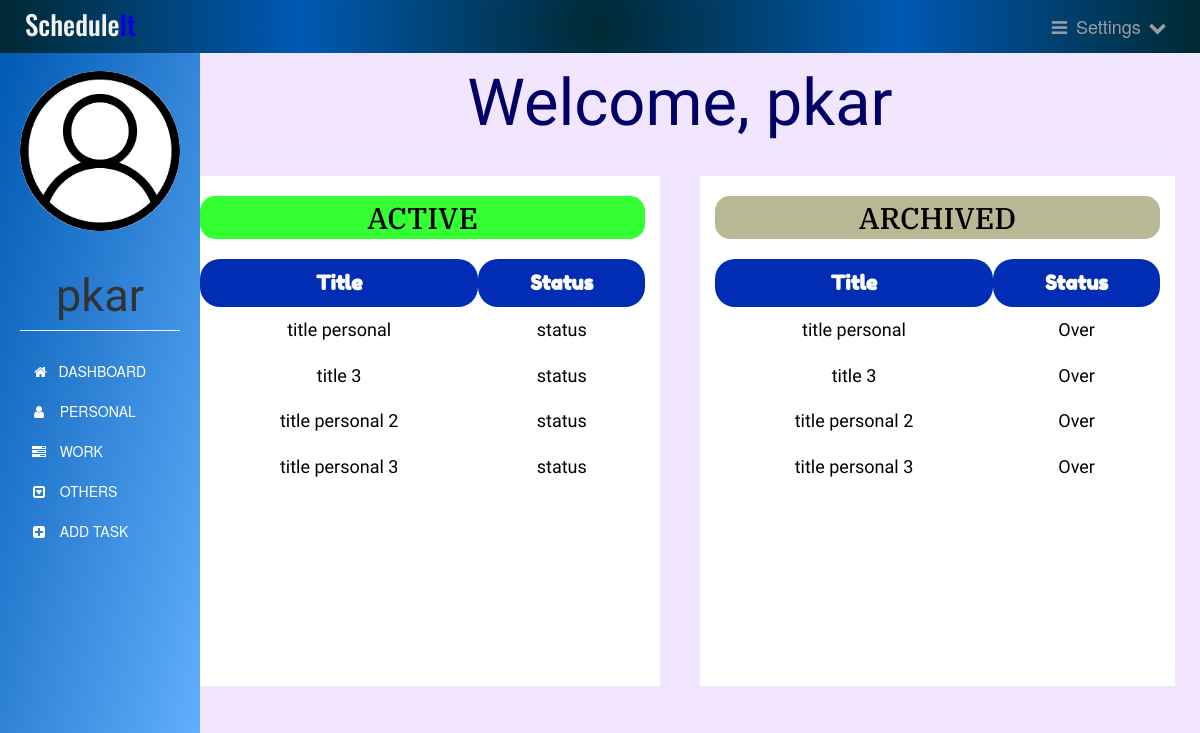
/dashboard (signed in), run on an earlier commit of the app's database.
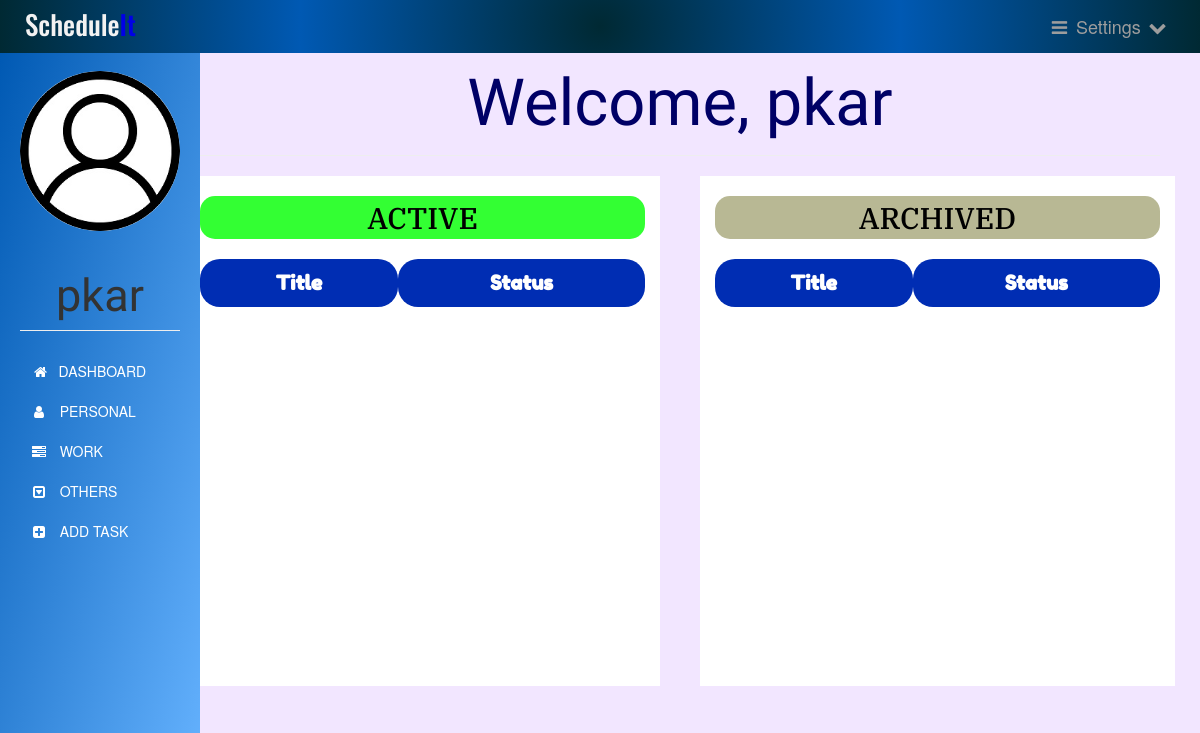
And on a later commit of the database.
### app.py (models this page shows)
class Task(db.Model):
    id = db.Column(db.Integer, primary_key=True)
    title = db.Column(db.Text, nullable=False)
    date = db.Column(db.DateTime, nullable=False)
    content = db.Column(db.Text, nullable=False)
    WorkType = db.Column(db.Text, nullable=False)
    priority = db.Column(db.Text)
    user_id = db.Column(db.Integer, db.ForeignKey('user.id'), nullable=False)

### app.py (the view)
@app.route('/dashboard')
@login_required
def dashboard():
    tasks = Task.query.filter_by(user_id=current_user.id)
    return render_template('dashboard.html', tasks= tasks, name=current_user.username)

### app.py (called while the page is built)
@login_manager.user_loader
def load_user(user_id):
    return User.query.get(int(user_id))

### templates/dashboard.html (shortened to what this page needs)
{% extends "bootstrap/base.html" %}
{% block styles %}
{{super()}}
<link rel="stylesheet" href="{{url_for('.static', filename='dashboard.css')}}">
<link rel="stylesheet" href="https://maxcdn.bootstrapcdn.com/font-awesome/4.7.0/css/font-awesome.min.css">
{% endblock %}
{% block content %}
    <nav class="navbar navbar-inverse navbar-fixed-top">
      <div class="container-fluid">
        <div class="navbar-header">
          <center><h3><span>Schedule</span>It</h3></center>
        </div>
        <div class="navbar-collapse collapse">
          <ul class="nav navbar-nav">
            <li>
              <a  href="#">
                <i class="fa fa-bars fa-fw" aria-hidden="true"></i>
                Settings
                <i class="fa fa-chevron-down fa-fw" aria-hidden="true"></i>
              </a>
            </li>
          </div>
      </div>
    </nav>
    <div class="container-fluid">
      <div class="row">
        <nav class=" sidebar">
          <div class="image img-cir img-120">
            <center>
              <img src="{{url_for('static', filename='user-icon.jpg')}}" width="250" height="200" class="img-responsive"/>
            </center>
            <center>
              <h1 class="page-header">{{ name }}</h1>
            </center>
          </div>
          <div>
            <div class="nav nav-sidebar">
              <ul class="nav nav-sidebar">
                <li class="active has-sub">
                  <a class="list-group-item" href="#">
                    &nbsp;<i class="fa fa-home" aria-hidden="true"></i>&nbsp;&nbsp; DASHBOARD
                  </a>
                </li>
                <li>
                  <a class="list-group-item" href="{{ url_for('personaltask') }}">
                    <i class="fa fa-user fa-fw" aria-hidden="true"></i>&nbsp;&nbsp; PERSONAL
                  </a>
                </li>
                <li>
                  <a class="list-group-item" href="{{ url_for('worktask') }}">
                    <i class="fa fa-tasks fa-fw" aria-hidden="true"></i>&nbsp;&nbsp; WORK
                  </a>
                </li>
                <li>
                  <a class="list-group-item" href="{{ url_for('othertask') }}">
                    <i class="fa fa-caret-square-o-down fa-fw" aria-hidden="true"></i>&nbsp;&nbsp; OTHERS
                  </a>
                </li>
                <li>
                  <a class="list-group-item" href="{{ url_for('addtask') }}">
                    <i class="fa fa-plus-square fa-fw" aria-hidden="true"></i>&nbsp;&nbsp; ADD TASK
                  </a>
                </li>
              </ul>
            </div>
          </div>
        </nav>
        <div class="col-sm-9 col-sm-offset-3 col-md-10 col-md-offset-2 main">
          <center><h1 class="page-header">Welcome, {{ name }}</h1></center>
          <div class="row">
          <div class="col-md-5 col-md-offset-0 content-active">
            <h2>ACTIVE</h2>
            <table>
              <thead>
                <tr>
                  <th>Title</th>
                  <th>Status</th>
                </tr>
              </thead>
              <tbody>
                {% for task in tasks %}
                  <tr>
                    <td>{{task.title}}</td>
                    <td>status</td>
                  </tr>
                {% endfor %}
              </tbody>
            </table>
          </div>
          <div class=" col-md-5 col-md-offset-0 content-archive">
            <h2>ARCHIVED</h2>
            <table>
              <thead>
                <tr>
                  <th>Title</th>
                  <th>Status</th>
                </tr>
              </thead>
              <tbody>
                {% for task in tasks %}
                  <tr>
                    <td>{{task.title}}</td>
                    <td>Over</td>
                  </tr>
                {% endfor %}
              </tbody>
            </table>
          </div>
          </div>
        </div>
      </div>
    </div>
{% endblock %}

What changed in the data, as far as the page shows it:
removed Task: title "title personal"
removed Task: title "title 3"
removed Task: title "title personal 2"
removed Task: title "title personal 3"
